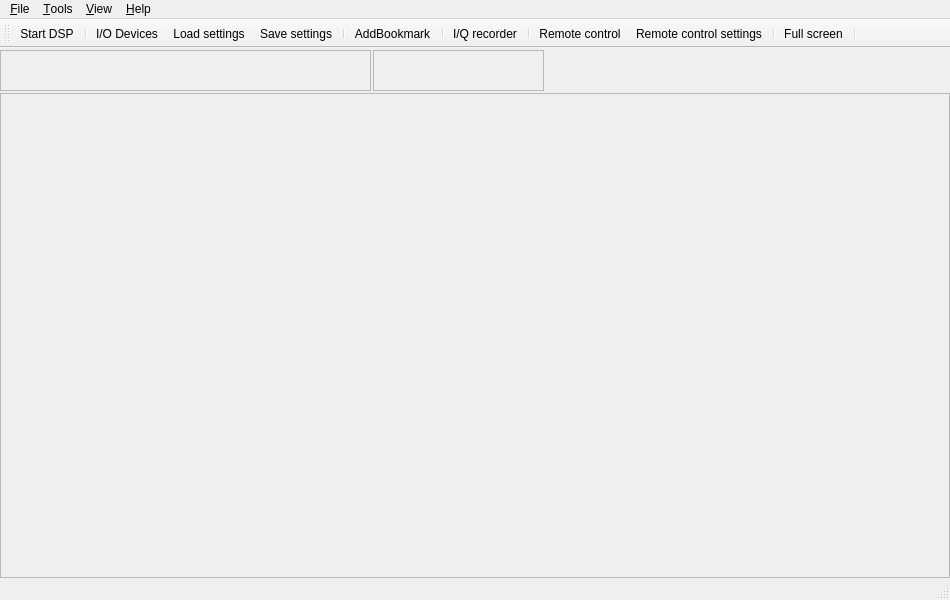
<?xml version="1.0" encoding="UTF-8"?>
<ui version="4.0">
 <class>MainWindow</class>
 <widget class="QMainWindow" name="MainWindow">
  <property name="geometry">
   <rect>
    <x>0</x>
    <y>0</y>
    <width>950</width>
    <height>600</height>
   </rect>
  </property>
  <property name="windowTitle">
   <string>gqrx</string>
  </property>
  <property name="windowIcon">
   <iconset resource="../../icons.qrc">
    <normaloff>:/icons/icons/gqrx.svg</normaloff>:/icons/icons/gqrx.svg</iconset>
  </property>
  <property name="dockOptions">
   <set>QMainWindow::AllowNestedDocks|QMainWindow::AllowTabbedDocks|QMainWindow::AnimatedDocks</set>
  </property>
  <widget class="QWidget" name="centralWidget">
   <layout class="QVBoxLayout" name="verticalLayout_2">
    <property name="spacing">
     <number>2</number>
    </property>
    <property name="leftMargin">
     <number>0</number>
    </property>
    <property name="topMargin">
     <number>2</number>
    </property>
    <property name="rightMargin">
     <number>0</number>
    </property>
    <property name="bottomMargin">
     <number>0</number>
    </property>
    <item>
     <layout class="QHBoxLayout" name="horizontalLayout">
      <property name="spacing">
       <number>2</number>
      </property>
      <item>
       <widget class="CFreqCtrl" name="freqCtrl">
        <property name="sizePolicy">
         <sizepolicy hsizetype="Fixed" vsizetype="Fixed">
          <horstretch>0</horstretch>
          <verstretch>0</verstretch>
         </sizepolicy>
        </property>
        <property name="minimumSize">
         <size>
          <width>371</width>
          <height>41</height>
         </size>
        </property>
        <property name="toolTip">
         <string/>
        </property>
        <property name="frameShape">
         <enum>QFrame::StyledPanel</enum>
        </property>
        <property name="frameShadow">
         <enum>QFrame::Raised</enum>
        </property>
       </widget>
      </item>
      <item>
       <widget class="CMeter" name="sMeter">
        <property name="sizePolicy">
         <sizepolicy hsizetype="Fixed" vsizetype="Fixed">
          <horstretch>0</horstretch>
          <verstretch>0</verstretch>
         </sizepolicy>
        </property>
        <property name="minimumSize">
         <size>
          <width>171</width>
          <height>41</height>
         </size>
        </property>
        <property name="frameShape">
         <enum>QFrame::StyledPanel</enum>
        </property>
        <property name="frameShadow">
         <enum>QFrame::Raised</enum>
        </property>
       </widget>
      </item>
      <item>
       <spacer name="horizontalSpacer">
        <property name="orientation">
         <enum>Qt::Horizontal</enum>
        </property>
        <property name="sizeHint" stdset="0">
         <size>
          <width>40</width>
          <height>20</height>
         </size>
        </property>
       </spacer>
      </item>
     </layout>
    </item>
    <item>
     <widget class="CPlotter" name="plotter">
      <property name="sizePolicy">
       <sizepolicy hsizetype="Expanding" vsizetype="Expanding">
        <horstretch>0</horstretch>
        <verstretch>0</verstretch>
       </sizepolicy>
      </property>
      <property name="frameShape">
       <enum>QFrame::StyledPanel</enum>
      </property>
      <property name="frameShadow">
       <enum>QFrame::Raised</enum>
      </property>
     </widget>
    </item>
   </layout>
  </widget>
  <widget class="QMenuBar" name="menuBar">
   <property name="geometry">
    <rect>
     <x>0</x>
     <y>0</y>
     <width>950</width>
     <height>20</height>
    </rect>
   </property>
   <widget class="QMenu" name="menu_File">
    <property name="title">
     <string>&amp;File</string>
    </property>
    <addaction name="actionDSP"/>
    <addaction name="separator"/>
    <addaction name="actionIoConfig"/>
    <addaction name="actionLoadSettings"/>
    <addaction name="actionSaveSettings"/>
    <addaction name="separator"/>
    <addaction name="actionQuit"/>
   </widget>
   <widget class="QMenu" name="menu_View">
    <property name="title">
     <string>&amp;View</string>
    </property>
   </widget>
   <widget class="QMenu" name="menu_Help">
    <property name="title">
     <string>&amp;Help</string>
    </property>
    <addaction name="actionUserGroup"/>
    <addaction name="actionNews"/>
    <addaction name="separator"/>
    <addaction name="actionAbout"/>
    <addaction name="actionAboutQt"/>
   </widget>
   <widget class="QMenu" name="menu_Tools">
    <property name="title">
     <string>&amp;Tools</string>
    </property>
    <addaction name="actionRemoteControl"/>
    <addaction name="actionRemoteConfig"/>
    <addaction name="separator"/>
    <addaction name="actionIqTool"/>
    <addaction name="separator"/>
    <addaction name="actionAFSK1200"/>
    <addaction name="actionGenDigital"/>
   </widget>
   <addaction name="menu_File"/>
   <addaction name="menu_Tools"/>
   <addaction name="menu_View"/>
   <addaction name="menu_Help"/>
  </widget>
  <widget class="QToolBar" name="mainToolBar">
   <property name="windowTitle">
    <string>Main toolbar</string>
   </property>
   <attribute name="toolBarArea">
    <enum>TopToolBarArea</enum>
   </attribute>
   <attribute name="toolBarBreak">
    <bool>false</bool>
   </attribute>
   <addaction name="actionDSP"/>
   <addaction name="separator"/>
   <addaction name="actionIoConfig"/>
   <addaction name="actionLoadSettings"/>
   <addaction name="actionSaveSettings"/>
   <addaction name="separator"/>
   <addaction name="actionAddBookmark"/>
   <addaction name="separator"/>
   <addaction name="actionIqTool"/>
   <addaction name="separator"/>
   <addaction name="actionRemoteControl"/>
   <addaction name="actionRemoteConfig"/>
   <addaction name="separator"/>
   <addaction name="actionFullScreen"/>
   <addaction name="separator"/>
  </widget>
  <widget class="QStatusBar" name="statusBar">
   <property name="enabled">
    <bool>true</bool>
   </property>
  </widget>
  <action name="actionQuit">
   <property name="text">
    <string>Quit</string>
   </property>
   <property name="toolTip">
    <string>Quit application</string>
   </property>
   <property name="shortcut">
    <string>Ctrl+Q</string>
   </property>
  </action>
  <action name="actionAbout">
   <property name="text">
    <string>About Gqrx</string>
   </property>
   <property name="toolTip">
    <string>Information about Gqrx</string>
   </property>
  </action>
  <action name="actionAboutQt">
   <property name="text">
    <string>About Qt</string>
   </property>
   <property name="toolTip">
    <string>About the Qt toolkit</string>
   </property>
  </action>
  <action name="actionDSP">
   <property name="checkable">
    <bool>true</bool>
   </property>
   <property name="icon">
    <iconset resource="../../icons.qrc">
     <normaloff>:/icons/icons/power-off.svg</normaloff>:/icons/icons/power-off.svg</iconset>
   </property>
   <property name="text">
    <string>Start DSP</string>
   </property>
   <property name="toolTip">
    <string>Start DSP</string>
   </property>
   <property name="shortcut">
    <string>Ctrl+D</string>
   </property>
  </action>
  <action name="actionAFSK1200">
   <property name="text">
    <string>AFSK1200 Decoder</string>
   </property>
   <property name="toolTip">
    <string>Start AFSK1200 decoder</string>
   </property>
  </action>
  <action name="actionSched">
   <property name="checkable">
    <bool>true</bool>
   </property>
   <property name="enabled">
    <bool>false</bool>
   </property>
   <property name="icon">
    <iconset resource="../../icons.qrc">
     <normaloff>:/icons/icons/clock.svg</normaloff>:/icons/icons/clock.svg</iconset>
   </property>
   <property name="text">
    <string>Scheduler</string>
   </property>
   <property name="toolTip">
    <string>Schedule recordings and other actions</string>
   </property>
  </action>
  <action name="actionIoConfig">
   <property name="enabled">
    <bool>true</bool>
   </property>
   <property name="icon">
    <iconset resource="../../icons.qrc">
     <normaloff>:/icons/icons/flash.svg</normaloff>:/icons/icons/flash.svg</iconset>
   </property>
   <property name="text">
    <string>I/O Devices</string>
   </property>
   <property name="toolTip">
    <string>Configure I/O devices</string>
   </property>
   <property name="visible">
    <bool>true</bool>
   </property>
  </action>
  <action name="actionUserGroup">
   <property name="icon">
    <iconset resource="../../icons.qrc">
     <normaloff>:/icons/icons/help.svg</normaloff>:/icons/icons/help.svg</iconset>
   </property>
   <property name="text">
    <string>Gqrx user group</string>
   </property>
   <property name="toolTip">
    <string>Discussion group for Gqrx users</string>
   </property>
  </action>
  <action name="actionFullScreen">
   <property name="checkable">
    <bool>true</bool>
   </property>
   <property name="icon">
    <iconset resource="../../icons.qrc">
     <normaloff>:/icons/icons/fullscreen.svg</normaloff>:/icons/icons/fullscreen.svg</iconset>
   </property>
   <property name="text">
    <string>Full screen</string>
   </property>
   <property name="toolTip">
    <string>Toggle full screen mode</string>
   </property>
   <property name="shortcut">
    <string>F11</string>
   </property>
  </action>
  <action name="actionLoadSettings">
   <property name="icon">
    <iconset resource="../../icons.qrc">
     <normaloff>:/icons/icons/folder.svg</normaloff>:/icons/icons/folder.svg</iconset>
   </property>
   <property name="text">
    <string>Load settings</string>
   </property>
   <property name="toolTip">
    <string>Load previously stored configuration</string>
   </property>
   <property name="shortcut">
    <string>Ctrl+L</string>
   </property>
  </action>
  <action name="actionSaveSettings">
   <property name="icon">
    <iconset resource="../../icons.qrc">
     <normaloff>:/icons/icons/floppy.svg</normaloff>:/icons/icons/floppy.svg</iconset>
   </property>
   <property name="text">
    <string>Save settings</string>
   </property>
   <property name="toolTip">
    <string>Save current configuration</string>
   </property>
   <property name="shortcut">
    <string>Ctrl+S</string>
   </property>
  </action>
  <action name="actionAddBookmark">
   <property name="icon">
    <iconset resource="../../icons.qrc">
     <normaloff>:/icons/icons/bookmark-new.svg</normaloff>:/icons/icons/bookmark-new.svg</iconset>
   </property>
   <property name="text">
    <string>AddBookmark</string>
   </property>
   <property name="toolTip">
    <string>Bookmark the current frequency and mode</string>
   </property>
  </action>
  <action name="actionRemoteControl">
   <property name="checkable">
    <bool>true</bool>
   </property>
   <property name="enabled">
    <bool>true</bool>
   </property>
   <property name="icon">
    <iconset resource="../../icons.qrc">
     <normaloff>:/icons/icons/tangeo-network-idle.svg</normaloff>:/icons/icons/tangeo-network-idle.svg</iconset>
   </property>
   <property name="text">
    <string>&amp;Remote control</string>
   </property>
   <property name="toolTip">
    <string>Remote control via TCP</string>
   </property>
  </action>
  <action name="actionRemoteConfig">
   <property name="icon">
    <iconset resource="../../icons.qrc">
     <normaloff>:/icons/icons/settings.svg</normaloff>:/icons/icons/settings.svg</iconset>
   </property>
   <property name="text">
    <string>Remote &amp;control settings</string>
   </property>
   <property name="toolTip">
    <string>Configure remote control settings</string>
   </property>
  </action>
  <action name="actionIqTool">
   <property name="icon">
    <iconset resource="../../icons.qrc">
     <normaloff>:/icons/icons/signal.svg</normaloff>:/icons/icons/signal.svg</iconset>
   </property>
   <property name="text">
    <string>I/Q recorder</string>
   </property>
   <property name="toolTip">
    <string>Record and play I/Q data</string>
   </property>
   <property name="shortcut">
    <string>Ctrl+I</string>
   </property>
  </action>
  <action name="actionNews">
   <property name="icon">
    <iconset resource="../../icons.qrc">
     <normaloff>:/icons/icons/info.svg</normaloff>:/icons/icons/info.svg</iconset>
   </property>
   <property name="text">
    <string>News</string>
   </property>
   <property name="toolTip">
    <string>Show news about this release</string>
   </property>
  </action>
  <action name="actionGenDigital">
   <property name="text">
    <string>Generic Digital Decoder</string>
   </property>
  </action>
 </widget>
 <layoutdefault spacing="6" margin="11"/>
 <customwidgets>
  <customwidget>
   <class>CFreqCtrl</class>
   <extends>QFrame</extends>
   <header>qtgui/freqctrl.h</header>
   <container>1</container>
  </customwidget>
  <customwidget>
   <class>CPlotter</class>
   <extends>QFrame</extends>
   <header>qtgui/plotter.h</header>
   <container>1</container>
  </customwidget>
  <customwidget>
   <class>CMeter</class>
   <extends>QFrame</extends>
   <header>qtgui/meter.h</header>
   <container>1</container>
  </customwidget>
 </customwidgets>
 <resources>
  <include location="../../icons.qrc"/>
 </resources>
 <connections>
  <connection>
   <sender>actionQuit</sender>
   <signal>triggered()</signal>
   <receiver>MainWindow</receiver>
   <slot>close()</slot>
   <hints>
    <hint type="sourcelabel">
     <x>-1</x>
     <y>-1</y>
    </hint>
    <hint type="destinationlabel">
     <x>450</x>
     <y>257</y>
    </hint>
   </hints>
  </connection>
 </connections>
</ui>
